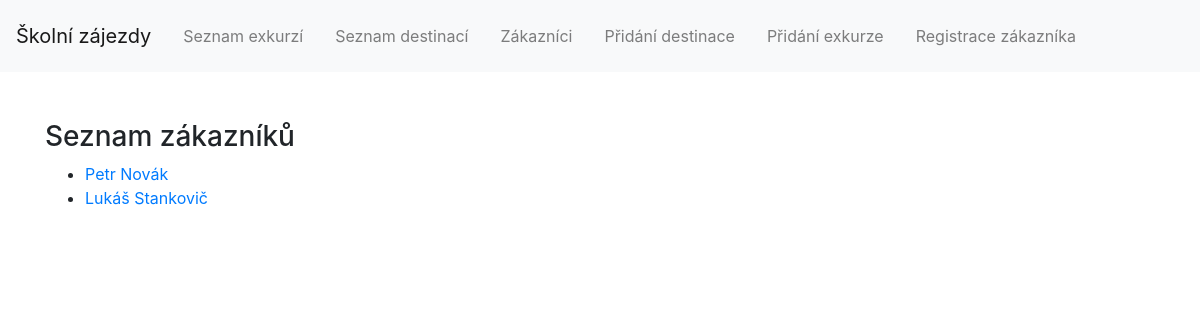
Before: /customers/ with the older database file.
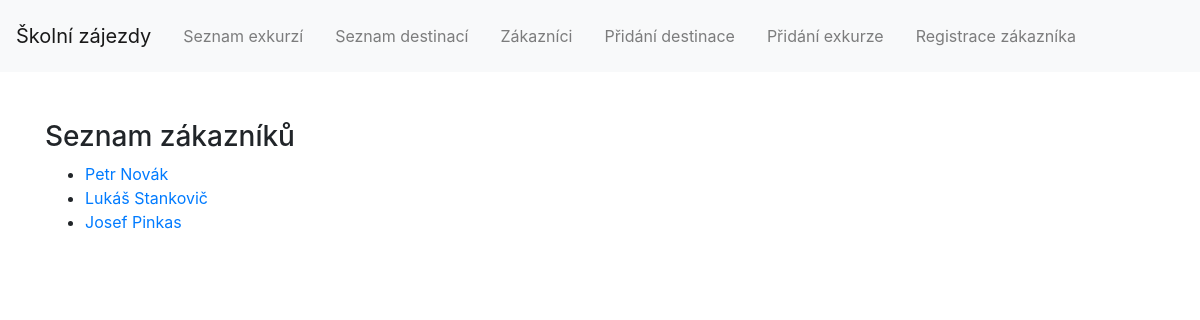
After: the same page with the newer database file.
### travel_agency/models.py (models this page shows, shortened)
class Customer(models.Model):
    name = models.CharField(max_length=200)
    surname = models.CharField(max_length=200)
    birthdate = models.DateField('birthdate')
    people = models.IntegerField()

### travel_agency/views.py (the view)
# urls.py: path('customers/', views.customers, name='customers'),
def customers(request):
    template = loader.get_template('travel_agency/customers.html')
    all_customers = Customer.objects.all()
    context = {'all_customers': all_customers}
    return HttpResponse(template.render(context, request))

### travel_agency/templates/travel_agency/customers.html (shortened to what this page needs)
{% extends "travel_agency/base.html" %}
{% block content %}
<div style="text-align:left">
{% if all_customers %}
	<h3>Seznam zákazníků</h3>
	<ul>
	    {% for customer in all_customers %}
		<li><a href="/customers/{{ customer.id }}/">{{ customer.name }} {{ customer.surname }}</a></li>
	    {% endfor %}
	</ul>
{% else %}
	<h3>Nebyly nalezeni žádní zákazníci.</h3>
{% endif %}
</div>
{% endblock %}

Changed rows visible on the page:
added Customer: name "Josef", surname "Pinkas"
